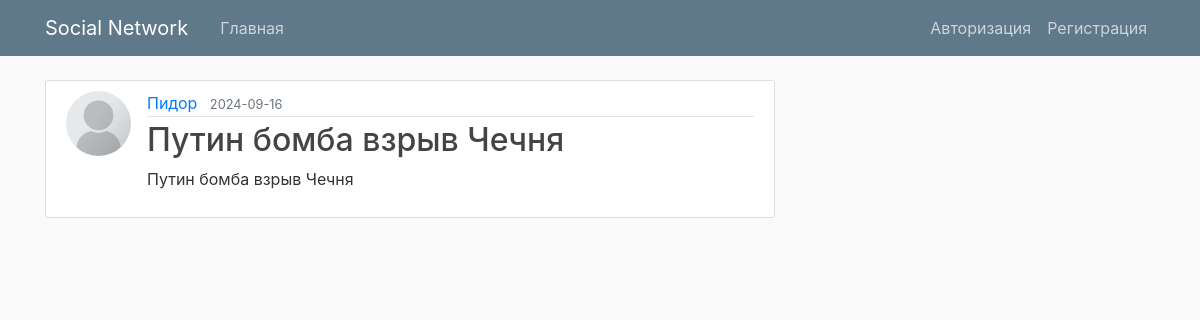
Page /post/13 on the committed database.
### flaskblog/models.py (models this page shows, shortened)
class User(db.Model, UserMixin):
    id = db.Column(db.Integer, primary_key=True)
    username = db.Column(db.String(20), unique=True, nullable=False)
    email = db.Column(db.String(120), unique=True, nullable=False)
    image_file = db.Column(db.String(20), nullable=False, default='default.jpg')
    password = db.Column(db.String(60), nullable=False)
    posts = db.relationship('Post', backref='author', lazy=True)

class Post(db.Model):
    id = db.Column(db.Integer, primary_key=True)
    title = db.Column(db.String(100), nullable=False)
    date_posted = db.Column(db.DateTime, nullable=False, default=datetime.utcnow)
    content = db.Column(db.Text, nullable=False)
    user_id = db.Column(db.Integer, db.ForeignKey('user.id'), nullable=False)

### flaskblog/routes.py (the view)
@app.route("/post/<int:post_id>")
def post(post_id):
    post = Post.query.get_or_404(post_id)
    return render_template('post.html', title=post.title, post=post)

### flaskblog/templates/post.html (shortened to what this page needs)
{% extends "layout.html" %}
{% block content %}
  <article class="media content-section">
    <img class="rounded-circle article-img" src="{{ url_for('static', filename='profile_pics/' + post.author.image_file) }}">
    <div class="media-body">
      <div class="article-metadata">
        <a class="mr-2" href="{{ url_for('user_posts', username=post.author.username) }}">{{ post.author.username }}</a>
        <small class="text-muted">{{ post.date_posted.strftime('%Y-%m-%d') }}</small>
      </div>
      <h2 class="article-title">{{ post.title }}</h2>
      <p class="article-content">{{ post.content }}</p>
    </div>
  </article>
{% endblock content %}

### flaskblog/static/main.css (style rules this page uses)
body { background: #fafafa; color: #333333; margin-top: 5rem; }
h1, h2, h3, h4, h5, h6 { color: #444444; }
.content-section { background: #ffffff; padding: 10px 20px; border: 1px solid #dddddd; border-radius: 3px; margin-bottom: 20px; }
.article-title { color: #444444; }
.article-content { white-space: pre-line; }
.article-img { height: 65px; width: 65px; margin-right: 16px; }
.article-metadata { padding-bottom: 1px; margin-bottom: 4px; border-bottom: 1px solid #e3e3e3 }

### rows in the picture
User: image_file (placeholder picture), author.username "Пидор"
Post: date_posted "2024-09-16", title "Путин бомба взрыв Чечня", content "Путин бомба взрыв Чечня"
